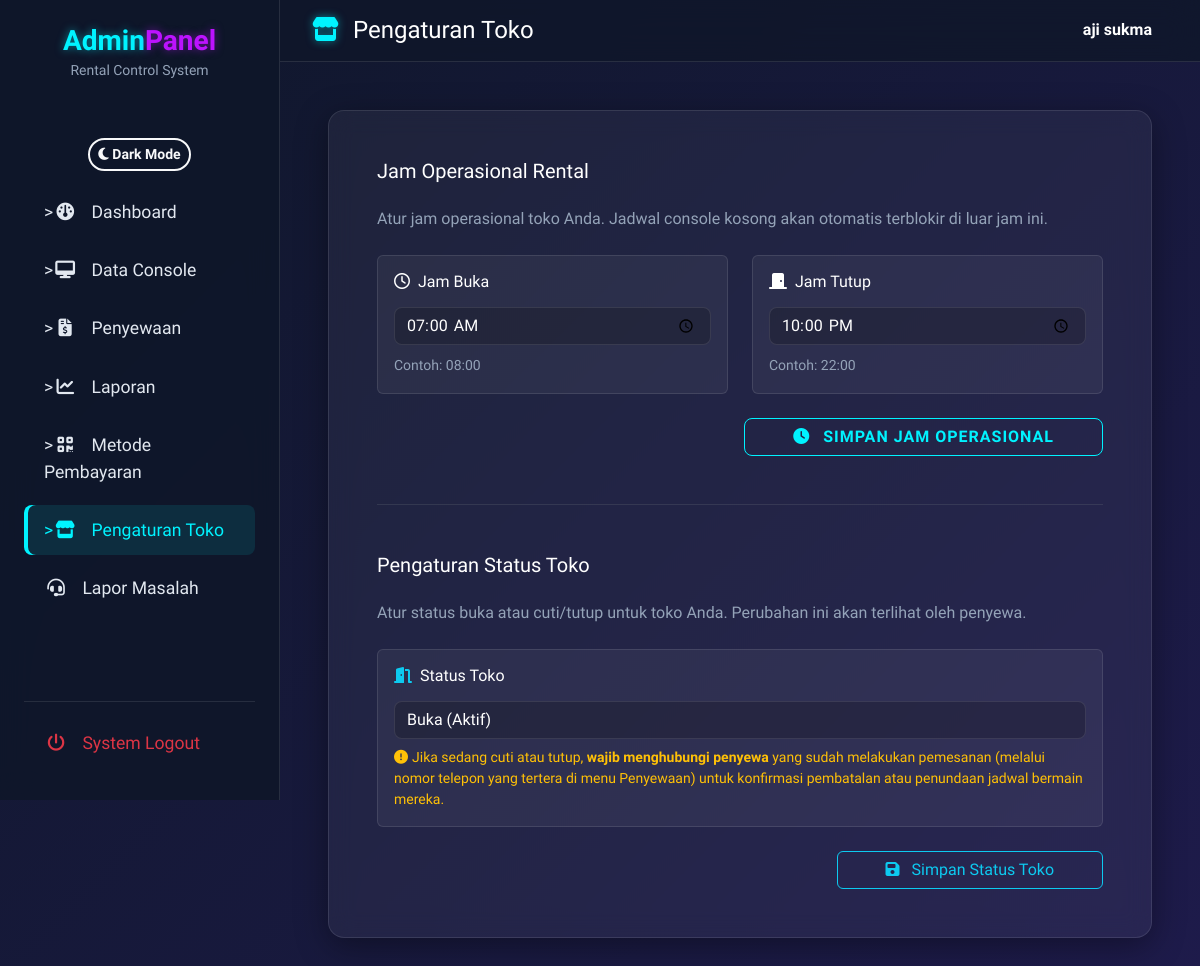
The page /pengaturan_toko.php (signed in) on the database its author committed.
### tables this page shows
CREATE TABLE `admin_cabang` (
  `id` int(11) NOT NULL,
  `email` varchar(100) DEFAULT NULL,
  `username` varchar(50) NOT NULL,
  `password` varchar(255) NOT NULL,
  `qris_image` varchar(255) DEFAULT NULL,
  `dana_image` varchar(255) DEFAULT NULL,
  `nama_rental` varchar(255) DEFAULT NULL,
  `lokasi` varchar(100) DEFAULT NULL,
  `jam_buka` time DEFAULT '08:00:00',
  `jam_tutup` time DEFAULT '22:00:00',
  `foto_rental` varchar(255) DEFAULT NULL,
  `no_telp` varchar(50) DEFAULT NULL,
  `reset_token` varchar(255) DEFAULT NULL,
  `status_toko` enum('Buka','Tutup') DEFAULT 'Buka',
  `keterangan_tutup` varchar(255) DEFAULT NULL
);

### pengaturan_toko.php (the view, shortened to what this page needs)
<?php
include 'config/db.php';
$admin_cabang_id = $_SESSION['admin_id'];
$query = mysqli_query($conn, "SELECT jam_buka, jam_tutup, status_toko, keterangan_tutup FROM admin_cabang WHERE id = $admin_cabang_id");
$admin_data = mysqli_fetch_assoc($query);
$current_buka = $admin_data['jam_buka'] ? substr($admin_data['jam_buka'], 0, 5) : '08:00';
$current_tutup = $admin_data['jam_tutup'] ? substr($admin_data['jam_tutup'], 0, 5) : '22:00';
?>
<!DOCTYPE html>
<html lang="id">
<head>
    <link href="https://cdn.jsdelivr.net/npm/bootstrap@5.3.0/dist/css/bootstrap.min.css" rel="stylesheet">
    <link rel="stylesheet" href="https://cdnjs.cloudflare.com/ajax/libs/font-awesome/6.4.0/css/all.min.css">
    <link rel="stylesheet" href="assest/css/style.css?v=<?= time() ?>">
</head>
<body>
<div class="sidebar-layout">
    <aside class="glass-sidebar sidebar flex-column d-flex">
        <div class="text-center mb-5">
            <h3 class="fw-bold neon-text-blue m-0">Admin<span class="neon-text-purple">Panel</span></h3>
            <small class="text-muted">Rental Control System</small>
        </div>
        <div class="text-center mt-2 mb-3">
            <button id="theme-toggle" class="btn btn-sm btn-outline-light" style="border-radius: 20px; font-weight: bold; border-width: 2px;">
                <i id="theme-icon" class="fa-solid fa-moon"></i> <span id="theme-text">Dark Mode</span>
            </button>
        </div>
        <nav class="nav flex-column mb-auto">
            <a href="dashboard_admin.php" class="sidebar-link" data-preview-title="Dashboard" data-preview-icon="fa-gauge" data-preview-desc="Ringkasan live monitor, status console, dan performa rental hari ini.">><i class="fa-solid fa-gauge"></i> Dashboard</a>
            <a href="data_console.php" class="sidebar-link" data-preview-title="Data Console" data-preview-icon="fa-desktop" data-preview-desc="Manajemen daftar console PS, tambah, edit, atau hapus perangkat.">><i class="fa-solid fa-desktop"></i> Data Console</a>
            <a href="penyewaan.php" class="sidebar-link" data-preview-title="Penyewaan" data-preview-icon="fa-file-invoice-dollar" data-preview-desc="Pantau seluruh transaksi aktif, riwayat booking, dan approval pembayaran.">><i class="fa-solid fa-file-invoice-dollar"></i> Penyewaan</a>
            <a href="laporan.php" class="sidebar-link" data-preview-title="Laporan" data-preview-icon="fa-chart-line" data-preview-desc="Laporan pendapatan finansial detail harian dan bulanan cabang.">><i class="fa-solid fa-chart-line"></i> Laporan</a>
            <a href="pengaturan_pembayaran.php" class="sidebar-link" data-preview-title="Metode Pembayaran" data-preview-icon="fa-qrcode" data-preview-desc="Atur informasi rekening dan e-wallet QRIS untuk menerima pembayaran.">><i class="fa-solid fa-qrcode"></i> Metode Pembayaran</a>
            <a href="pengaturan_toko.php" class="sidebar-link active" data-preview-title="Pengaturan Toko" data-preview-icon="fa-store" data-preview-desc="Kelola status buka/tutup toko, jam operasional, dan keterangan cabang.">><i class="fa-solid fa-store"></i> Pengaturan Toko</a>
            <a href="lapor_masalah.php" class="sidebar-link"><i class="fa-solid fa-headset"></i> Lapor Masalah</a>
        </nav>
        <div class="mt-auto">
            <hr class="border-secondary">
            <a href="admin_logout.php" class="sidebar-link text-danger"><i class="fa-solid fa-power-off"></i> System Logout</a>
        </div>
    </aside>
    <main class="main-content">
        <header class="glass-navbar topbar d-flex justify-content-between align-items-center sticky-top">
            <div class="d-flex align-items-center">
                <h4 class="m-0 text-white"><i class="fa-solid fa-store me-2 neon-text-blue"></i> Pengaturan Toko</h4>
            </div>
            <div class="d-flex align-items-center">
                <div class="text-end me-3 d-none d-sm-block">
                    <p class="m-0 text-white fw-bold"><?= htmlspecialchars($_SESSION['admin_name']) ?></p>
                </div>
            </div>
        </header>
        <div class="p-4 p-md-5">
            <div class="glass-card p-4 p-md-5">
                <h5 class="text-white mb-4">Jam Operasional Rental</h5>
                <p class="text-muted mb-4">Atur jam operasional toko Anda. Jadwal console kosong akan otomatis terblokir di luar jam ini.</p>
                <form action="pengaturan_toko.php" method="POST" class="mb-5">
                    <div class="row g-4">
                        <div class="col-md-6">
                            <div class="p-3 rounded" style="background: rgba(255,255,255,0.05); border: 1px solid rgba(255,255,255,0.1);">
                                <h6 class="text-white mb-3"><i class="fa-regular fa-clock me-2 neon-text-green"></i>Jam Buka</h6>
                                <input type="time" name="jam_buka" class="form-control form-control-glass text-white mb-2" value="<?= $current_buka ?>" required>
                                <small class="text-muted">Contoh: 08:00</small>
                            </div>
                        </div>
                        <div class="col-md-6">
                            <div class="p-3 rounded" style="background: rgba(255,255,255,0.05); border: 1px solid rgba(255,255,255,0.1);">
                                <h6 class="text-white mb-3"><i class="fa-solid fa-door-closed me-2 neon-text-red"></i>Jam Tutup</h6>
                                <input type="time" name="jam_tutup" class="form-control form-control-glass text-white mb-2" value="<?= $current_tutup ?>" required>
                                <small class="text-muted">Contoh: 22:00</small>
                            </div>
                        </div>
                    </div>
                    <div class="mt-4 text-end">
                        <button type="submit" name="update_jam" class="btn btn-neon px-5"><i class="fa-solid fa-clock me-2"></i> Simpan Jam Operasional</button>
                    </div>
                </form>
                <hr class="border-secondary my-5">
                <h5 class="text-white mb-4">Pengaturan Status Toko</h5>
                <p class="text-muted mb-4">Atur status buka atau cuti/tutup untuk toko Anda. Perubahan ini akan terlihat oleh penyewa.</p>
                <form action="pengaturan_toko.php" method="POST">
                    <div class="row g-4">
                        <div class="col-md-12">
                            <div class="p-3 rounded" style="background: rgba(255,255,255,0.05); border: 1px solid rgba(255,255,255,0.1);">
                                <h6 class="text-white mb-3"><i class="fa-solid fa-door-open me-2 text-info"></i>Status Toko</h6>
                                <select name="status_toko" class="form-select form-control-glass text-white mb-2" required>
                                    <option class="text-dark" value="Buka" <?= ($admin_data['status_toko'] ?? 'Buka') == 'Buka' ? 'selected' : '' ?>>Buka (Aktif)</option>
                                </select>
                                <small class="text-warning d-block mt-2"><i class="fa-solid fa-circle-exclamation me-1"></i>Jika sedang cuti atau tutup, <strong>wajib menghubungi penyewa</strong> yang sudah melakukan pemesanan (melalui nomor telepon yang tertera di menu Penyewaan) untuk konfirmasi pembatalan atau penundaan jadwal bermain mereka.</small>
                            </div>
                        </div>
                    </div>
                    <div class="mt-4 text-end">
                        <button type="submit" name="update_status" class="btn btn-outline-info px-5"><i class="fa-solid fa-save me-2"></i> Simpan Status Toko</button>
                    </div>
                </form>
            </div>
        </div>
    </main>
</div>
</body>
</html>

### assest/css/style.css (style rules this page uses)
:root { --bg-dark: #0f172a; --bg-gradient: linear-gradient(135deg, #0f172a 0%, #1e1b4b 100%); --neon-blue: #00f3ff; --neon-purple: #bc13fe; --neon-green: #00ff87; --neon-red: #ff0055; --neon-yellow: #ffea00; --glass-bg: rgba(255, 255, 255, 0.05); --glass-border: rgba(255, 255, 255, 0.1); --text-main: #e2e8f0; --text-muted: #94a3b8; }
body { font-family: 'Rajdhani', sans-serif; background: var(--bg-gradient); background-attachment: fixed; color: var(--text-main); min-height: 100vh; overflow-x: hidden; }
.text-muted { color: var(--text-muted) !important; }
.glass-card { background: var(--glass-bg); backdrop-filter: blur(12px); -webkit-backdrop-filter: blur(12px); border: 1px solid var(--glass-border); border-radius: 16px; box-shadow: 0 8px 32px 0 rgba(0, 0, 0, 0.37); transition: all 0.3s ease; }
.glass-navbar { background: rgba(15, 23, 42, 0.8); backdrop-filter: blur(16px); -webkit-backdrop-filter: blur(16px); border-bottom: 1px solid var(--glass-border); }
.glass-sidebar { background: rgba(15, 23, 42, 0.9); backdrop-filter: blur(16px); -webkit-backdrop-filter: blur(16px); border-right: 1px solid var(--glass-border); min-height: 100vh; }
.neon-text-blue { color: var(--neon-blue); text-shadow: 0 0 8px rgba(0, 243, 255, 0.5); }
.neon-text-purple { color: var(--neon-purple); text-shadow: 0 0 8px rgba(188, 19, 254, 0.5); }
.form-control-glass { background: rgba(0, 0, 0, 0.2); border: 1px solid rgba(255, 255, 255, 0.1); color: #fff; border-radius: 8px; transition: all 0.3s ease; }
.form-control-glass::placeholder { color: var(--text-muted); }
.btn-neon { background: transparent; color: var(--neon-blue); border: 1px solid var(--neon-blue); border-radius: 8px; text-transform: uppercase; font-weight: 600; letter-spacing: 1px; transition: all 0.3s ease; position: relative; overflow: hidden; }
.sidebar-link { color: var(--text-main); text-decoration: none; padding: 12px 20px; display: block; border-radius: 8px; transition: all 0.3s ease; margin-bottom: 8px; font-weight: 500; font-size: 1.1rem; }
.sidebar-link:hover, .sidebar-link.active { background: rgba(0, 243, 255, 0.1); color: var(--neon-blue); box-shadow: inset 4px 0 0 var(--neon-blue); }
.sidebar-link i { width: 24px; margin-right: 10px; text-align: center; }

### pengaturan_toko.php (style rules this page uses)
.sidebar-layout { display: flex; min-height: 100vh; }
.sidebar { width: 280px; position: fixed; height: 100vh; overflow-y: auto; padding: 1.5rem; z-index: 1000; }
.main-content { margin-left: 280px; flex-grow: 1; display: flex; flex-direction: column; }
.topbar { padding: 1rem 2rem; }

### rows shown on the page
admin_cabang: jam_buka "07:00", jam_tutup "22:00", status_toko "Buka (Aktif)"

### other values the page prints
$_SESSION['admin_name'] "aji sukma"
